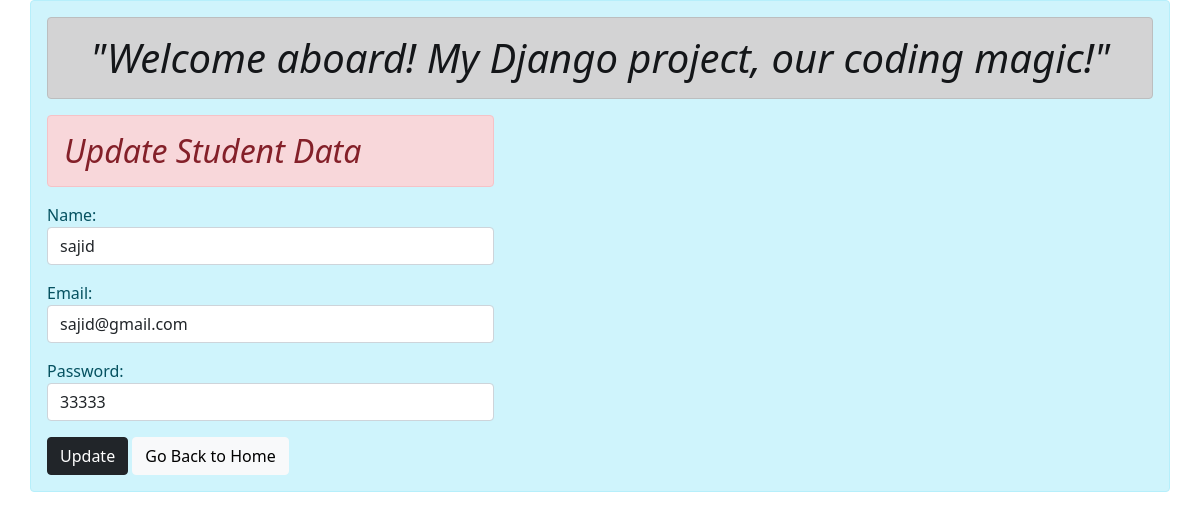
The page /update5/ on the database its author committed.
### app/models.py (models this page shows)
class User(models.Model):
    name = models.CharField(max_length=50)
    email = models.CharField(max_length=50)
    password = models.CharField(max_length=50)

### app/views.py (the view)
# urls.py: path('update<int:id>/',views.update,name='update'),
def update(request, id):
    if request.method == 'POST':
        fm = User.objects.get(pk=id)
        fm = UserForm(request.POST,instance=fm)
        if fm.is_valid():
            fm.save()
            fm = UserForm()
    else:
        fm = User.objects.get(pk=id)
        fm = UserForm(instance=fm)
    return render(request,'update.html',{'forms':fm})

### app/forms.py
class UserForm(forms.ModelForm):
    class Meta:
        model = User
        fields = ['name','email','password']
        widgets = {
            'name':forms.TextInput(attrs={'class':'form-control'}),
            'email':forms.TextInput(attrs={'class':'form-control'}),
            'password':forms.TextInput(attrs={'class':'form-control'}),
        }

### templates/update.html (shortened to what this page needs)
{% extends 'base.html' %}
{% block text %}
<div class="div row">
    <div class="div col-sm-5">
        <h2 class="alert alert-danger"><i>Update Student Data</i></h2>
        <form action="" method="POST">
            {{ forms.as_p }}
            <input type="submit" value="Update" class="btn btn-dark">
            <a href="{% url 'add' %}" class="btn btn-light">Go Back to Home</a>
        </form>
    </div>
</div>
{% endblock text %}

### rows shown on the page
User: name "sajid", email "sajid@gmail.com", password "33333"
